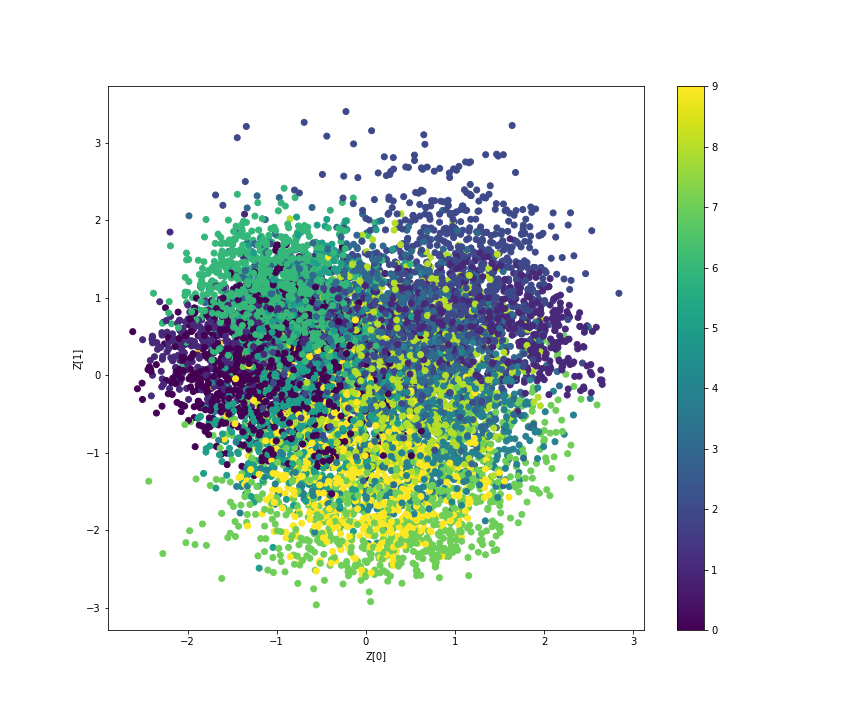

The Python source for this figure:
#!/usr/bin/env python

from keras.layers import Lambda, Input, Dense
from keras.models import Model
from keras.datasets import mnist
from keras.losses import binary_crossentropy
from keras import backend as K
import numpy as np
import matplotlib.pyplot as plt

(x_train_data, y_train_data), (x_test_data, y_test_data) = mnist.load_data()
image_size = x_train_data.shape[1]
original_dim = image_size * image_size
x_train_data = np.reshape(x_train_data, [-1, original_dim])
x_test_data = np.reshape(x_test_data, [-1, original_dim])
x_train_data = x_train_data.astype('float32') / 255
x_test_data = x_test_data.astype('float32') / 255
input_shape = (original_dim, )
batch_size = 128

def latent_sampling(args):
    z_mean_layer, z_log_var_layer = args
    batch = K.shape(z_mean_layer)[0]
    dimension = K.int_shape(z_mean_layer)[1]
    ep = K.random_normal(shape=(batch, dimension))
    return z_mean_layer + K.exp(0.5 * z_log_var_layer) * ep

def create_model(hidden_node, latent_node):
    # build encoder model
    # input layer
    encoder_inputs = Input(shape=input_shape, name='input_encoder')
    # hidden layer
    encoder_hidden = Dense(hidden_node, activation='relu')(encoder_inputs)

    z_mean = Dense(latent_node, name='z_mean')(encoder_hidden)
    z_log_var = Dense(latent_node, name='z_log_var')(encoder_hidden)

    # normalize log variance to std dev
    z = Lambda(latent_sampling, output_shape=(latent_node,), name='z')([z_mean, z_log_var])

    # instantiate encoder model
    encoder = Model(encoder_inputs, [z_mean, z_log_var, z], name='encoder')
    encoder.summary()

    # build decoder model
    latent_encoder_inputs = Input(shape=(latent_node,), name='latent_sampling')
    decoder_hidden = Dense(hidden_node, activation='relu')(latent_encoder_inputs)
    decoder_outputs = Dense(original_dim, activation='sigmoid')(decoder_hidden)

    # instantiate decoder model
    decoder = Model(latent_encoder_inputs, decoder_outputs, name='decoder')
    decoder.summary()

    # instantiate VAE model
    model_outputs = decoder(encoder(encoder_inputs)[2])
    vae = Model(encoder_inputs, model_outputs, name='vae_mlp')
    
    reconstruction_loss = binary_crossentropy(encoder_inputs, model_outputs)
    reconstruction_loss *= original_dim
    kl_loss = 1 + z_log_var - K.square(z_mean) - K.exp(z_log_var)
    kl_loss = K.sum(kl_loss, axis=-1)
    kl_loss *= -0.5
    vae_loss = K.mean(reconstruction_loss + kl_loss)
    vae.add_loss(vae_loss)
    vae.compile(optimizer='adam')
    #vae.summary()
    return vae, encoder, decoder

def train_model(model):
    trained_model = model.fit(x_train_data, epochs=epochs,
                batch_size=batch_size,
                validation_data=(x_test_data, None))
    return trained_model 

def plot_latent_space(encoder):
    z_test, _, _ = encoder.predict(x_test_data, batch_size=batch_size)
    plt.figure(figsize=(12, 10))
    plt.scatter(z_test[:, 0], z_test[:, 1], c=y_test_data)
    plt.colorbar()
    plt.xlabel("Z[0]")
    plt.ylabel("Z[1]")
    plt.savefig("VAE")
    plt.show()

def plot_vae_output(decoder,latent_dim):
    n = 20
    digit_num = 28
    figure = np.zeros((digit_num * n, digit_num * n))
    axis_x = np.linspace(-3, 3, n)
    axis_y = np.linspace(-3, 3, n)[::-1]    
    for i, yi in enumerate(axis_y):
        for j, xi in enumerate(axis_x):
            if(latent_dim == 2):
                latent_sample = np.array([[xi, yi]*int(latent_dim/2)])
            else:
                latent_sample = np.random.normal(0,1,size=[batch_size, latent_dim])
            input_decoded = decoder.predict(latent_sample)
            digit = input_decoded[0].reshape(digit_num, digit_num)
            figure[i * digit_num: (i + 1) * digit_num,
                   j * digit_num: (j + 1) * digit_num] = digit
    
    plt.figure(figsize=(10, 10))
    i_range = digit_num // 2
    j_range = (n - 1) * digit_num + i_range + 1
    pixel_range = np.arange(i_range, j_range, digit_num)
    sample_range_x = np.round(axis_x, 1)
    sample_range_y = np.round(axis_y, 1)
    plt.xticks(pixel_range, sample_range_x)
    plt.yticks(pixel_range, sample_range_y)
    plt.imshow(figure, cmap='Greens_r')
    plt.savefig("VAE_Output")
    plt.show()

#Create VAE model with 2 code units and generating images by varying each code unit from -3 to 3
intermediate_dim = 256
latent_dim = 16
epochs = 50
vae, encoder, decoder = create_model(intermediate_dim, latent_dim)
trained_model = train_model(vae)
plot_latent_space(encoder)
plot_vae_output(decoder, latent_dim)